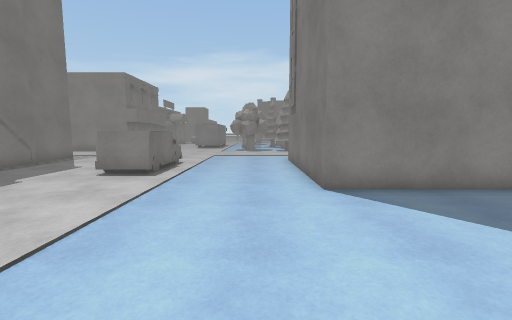
View 1 (above)

24 first-person views from a walk through a scene from a Unity 3-D project. The camera is 1.3 m above the floor, tilts 6° down and sees 90° across. The floor is counted in squares, 1 m on a side. Each view is taken from the middle of a square. On the plan, view 1 faces up. The plan holds only what a view shows up to about 13 squares ahead; the rest is blank. The place goes on beyond the plan. The player is left out. Surface patterns are stand-ins for the level's own textures.

View 2
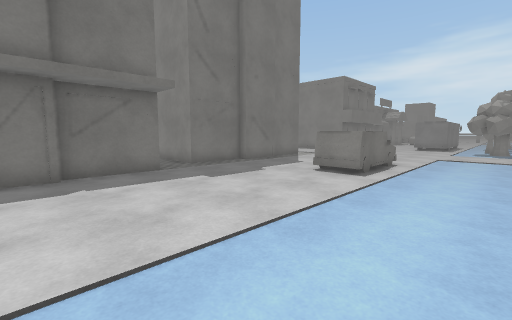

View 3
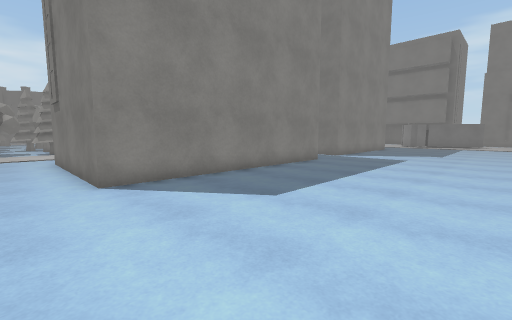

View 4
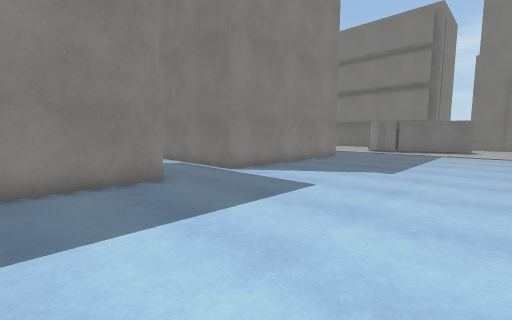

View 5
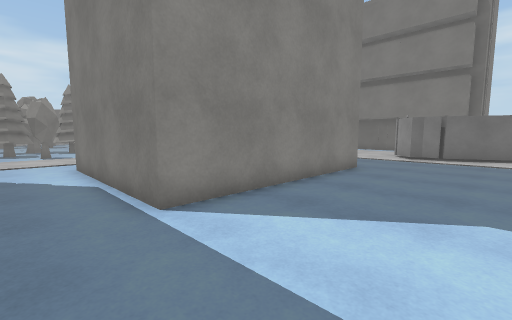

View 6
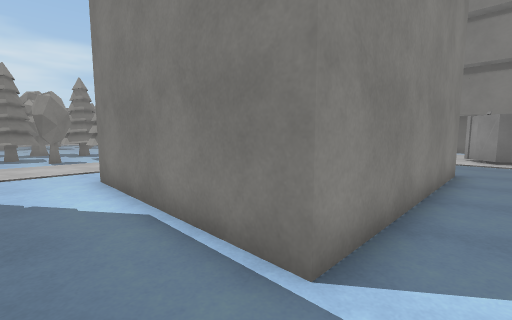

View 7
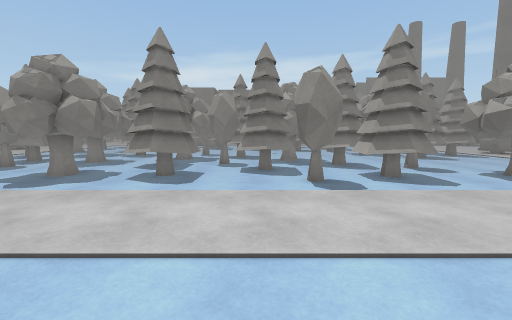

View 8
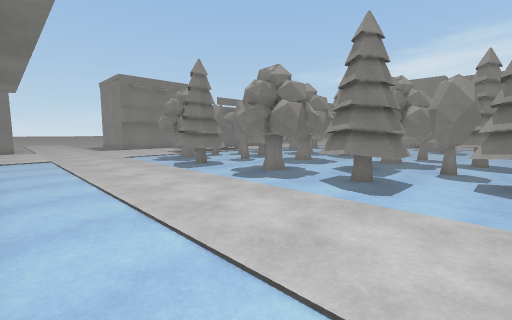

View 9
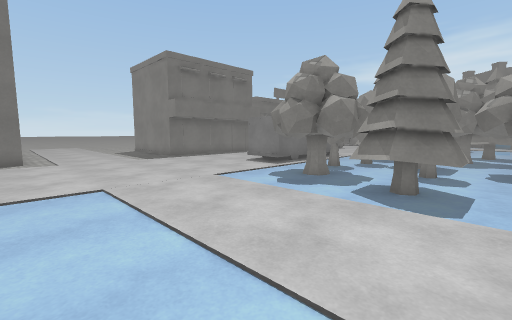

View 10
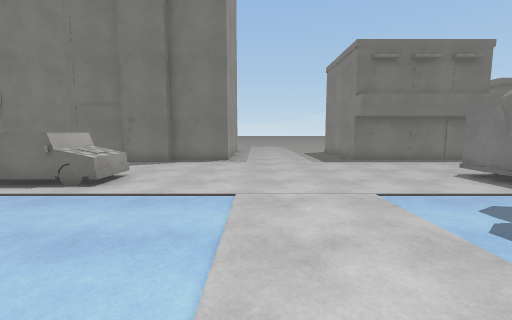

View 11
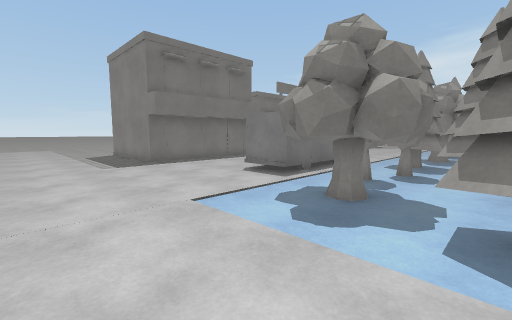

View 12
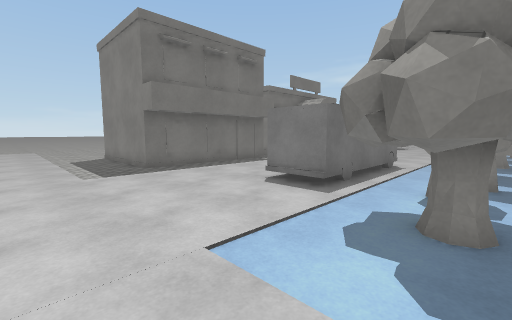

View 13
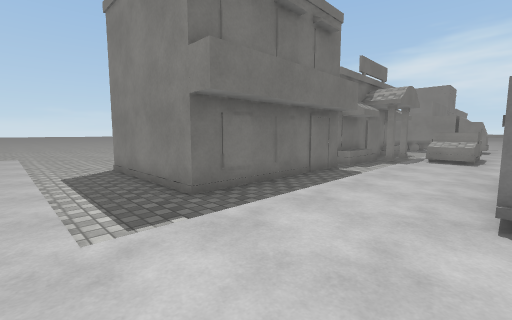

View 14
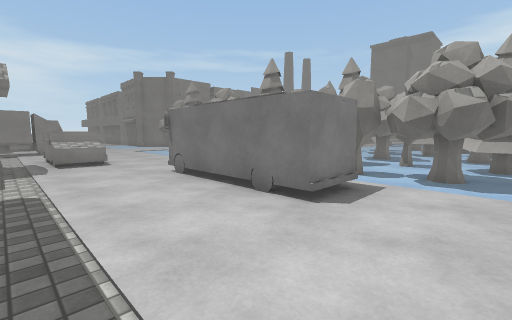

View 15
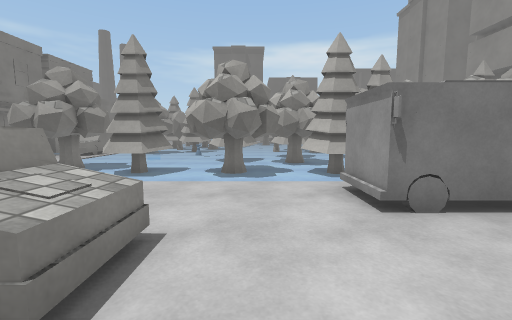

View 16
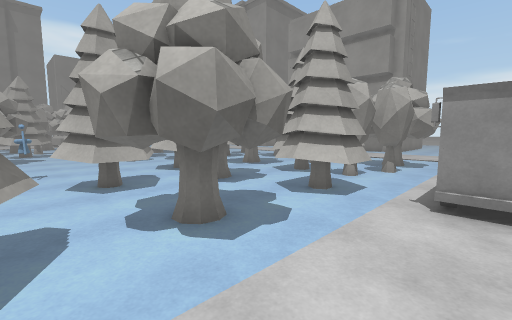

View 17
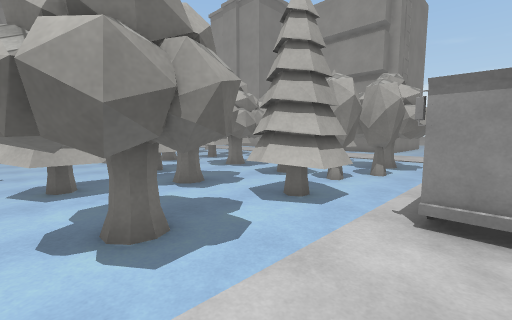

View 18
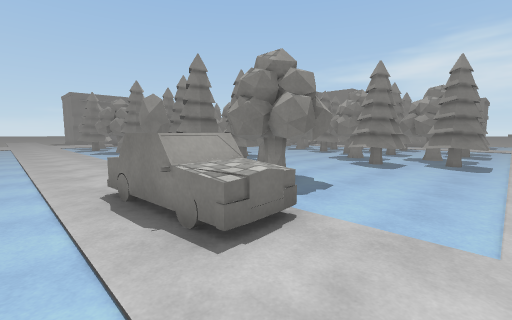

View 19
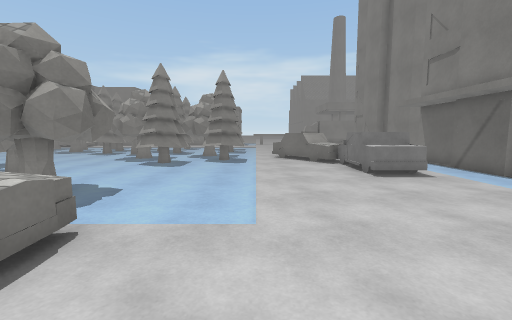

View 20
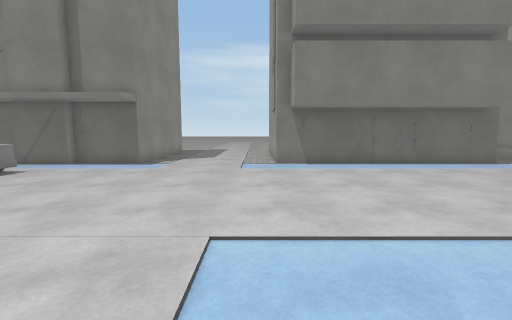

View 21
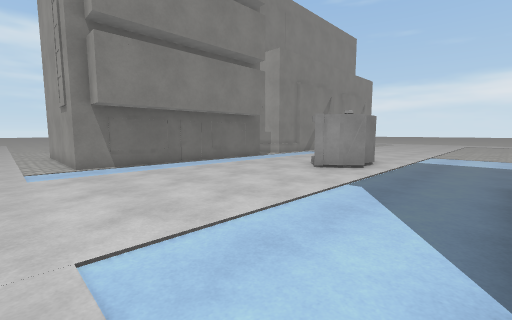

View 22
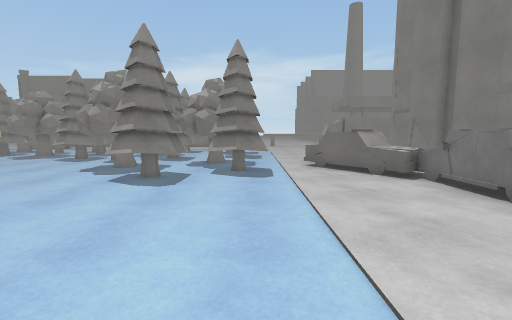

View 23
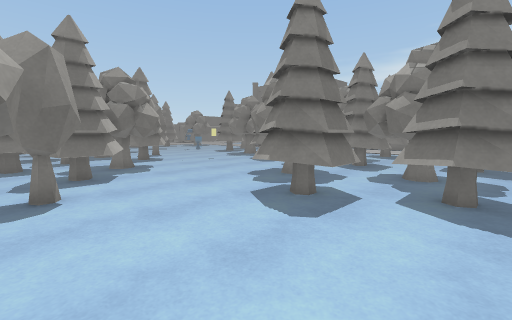

View 24
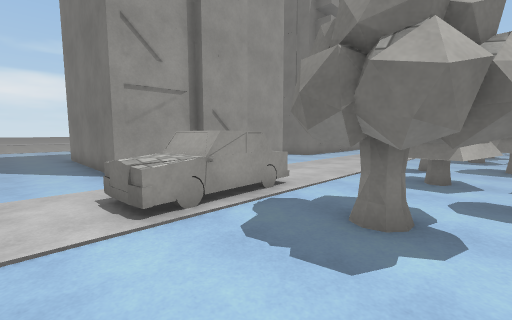

### Floor plan
Key: @ floor where view 1 was taken; . main floor; : floor 0.25 m higher than the main floor; + floor 0.75 m higher than the main floor; / step, stairs or slope; B building; T tree; C container; U bus; A car; R truck; O other object.
Columns run from 14 left of view 1 to 35 right of it. Each row starts with its distance up from view 1.
 32      BO O....TT...       TTT   OO TTOOO.       B
 31     B.OOO....TT..TT.O.....T.TTTOOTTT O...      B
 30    BBB.OO...TTT TT ..........TTOO TT  ...      B
 29     B.......TTT TTT........ ....   TTT...      B
 28     B.........TTTTTT ..OO.......TT TT  .:A     BB
 27     .....UUUTTTTTTTT ..O TT.....TT   TT..AAA   B
 26     B....U UTTT TT       TT.T.....TTTTT..AAA   B
 25     B....U U.OOTT.T   TT TT TT....TTT.....A+   B
 24     B....U U.OOTTTTTT TTTO TTT.............R  .B
 23     B....U U.O TTTTTT   OO.T TT............R ..B
 22     B....UUUOO .OO.     .OT  TTOO..........RR..B
 21     B.......TTTTO..  T   TTT.TTOO TT...........B
 20 BBBBB.......TTTTTT.TTTTTT.TTOTTT.TTT...........B
 19 .............TT.TT.TTT.TT..OOTTT.TTT...........BBB
 18 ................TT..........O.....T...............
 17 ................................./AAAA............
 16 ................................./AAAA............
 15 ..................................................
 14  .................................................
 13    BB.................... ..BBBBBBBB...........BBB
 12     B...........B         ..B       B..........B
 11     B....OOO....B         ..B       B..........B
 10      B...OOO....B         ..B       B..........B
  9     BB... OO....B         ..B       B..........B
  8     B....OOO....B         ..B       B..........B
  7     B...........B         ..B       B..........B
  6  BBBB...........BBBBBBBBBB..BBBBBBBB....CC.....B
  5    .....................................C C....B
  4    BBB..................................CC    .B
  3      B...................................C
  2      B...................................C
  1      BB..................................
  0       B...... @.........................
 -1               . ........................

Positions as (right, up) in squares from view 1, and headings:
1: (0, 0), facing up
2: (0, 0), facing up-left
3: (0, -1), facing up-right
4: (8, -1), facing up-right
5: (12, 2), facing up-right
6: (12, 5), facing up-right
7: (12, 12), facing up
8: (12, 13), facing up-left
9: (4, 13), facing up-left
10: (3, 15), facing left
11: (2, 15), facing up-left
12: (0, 16), facing up-left
13: (-5, 17), facing up-left
14: (-9, 19), facing up-right
15: (-9, 29), facing right
16: (-4, 32), facing down-right
17: (-4, 31), facing down-right
18: (25, 14), facing up-left
19: (25, 14), facing up
20: (22, 14), facing right
21: (22, 15), facing down-right
22: (24, 18), facing up
23: (24, 21), facing up-left
24: (24, 21), facing down-left
